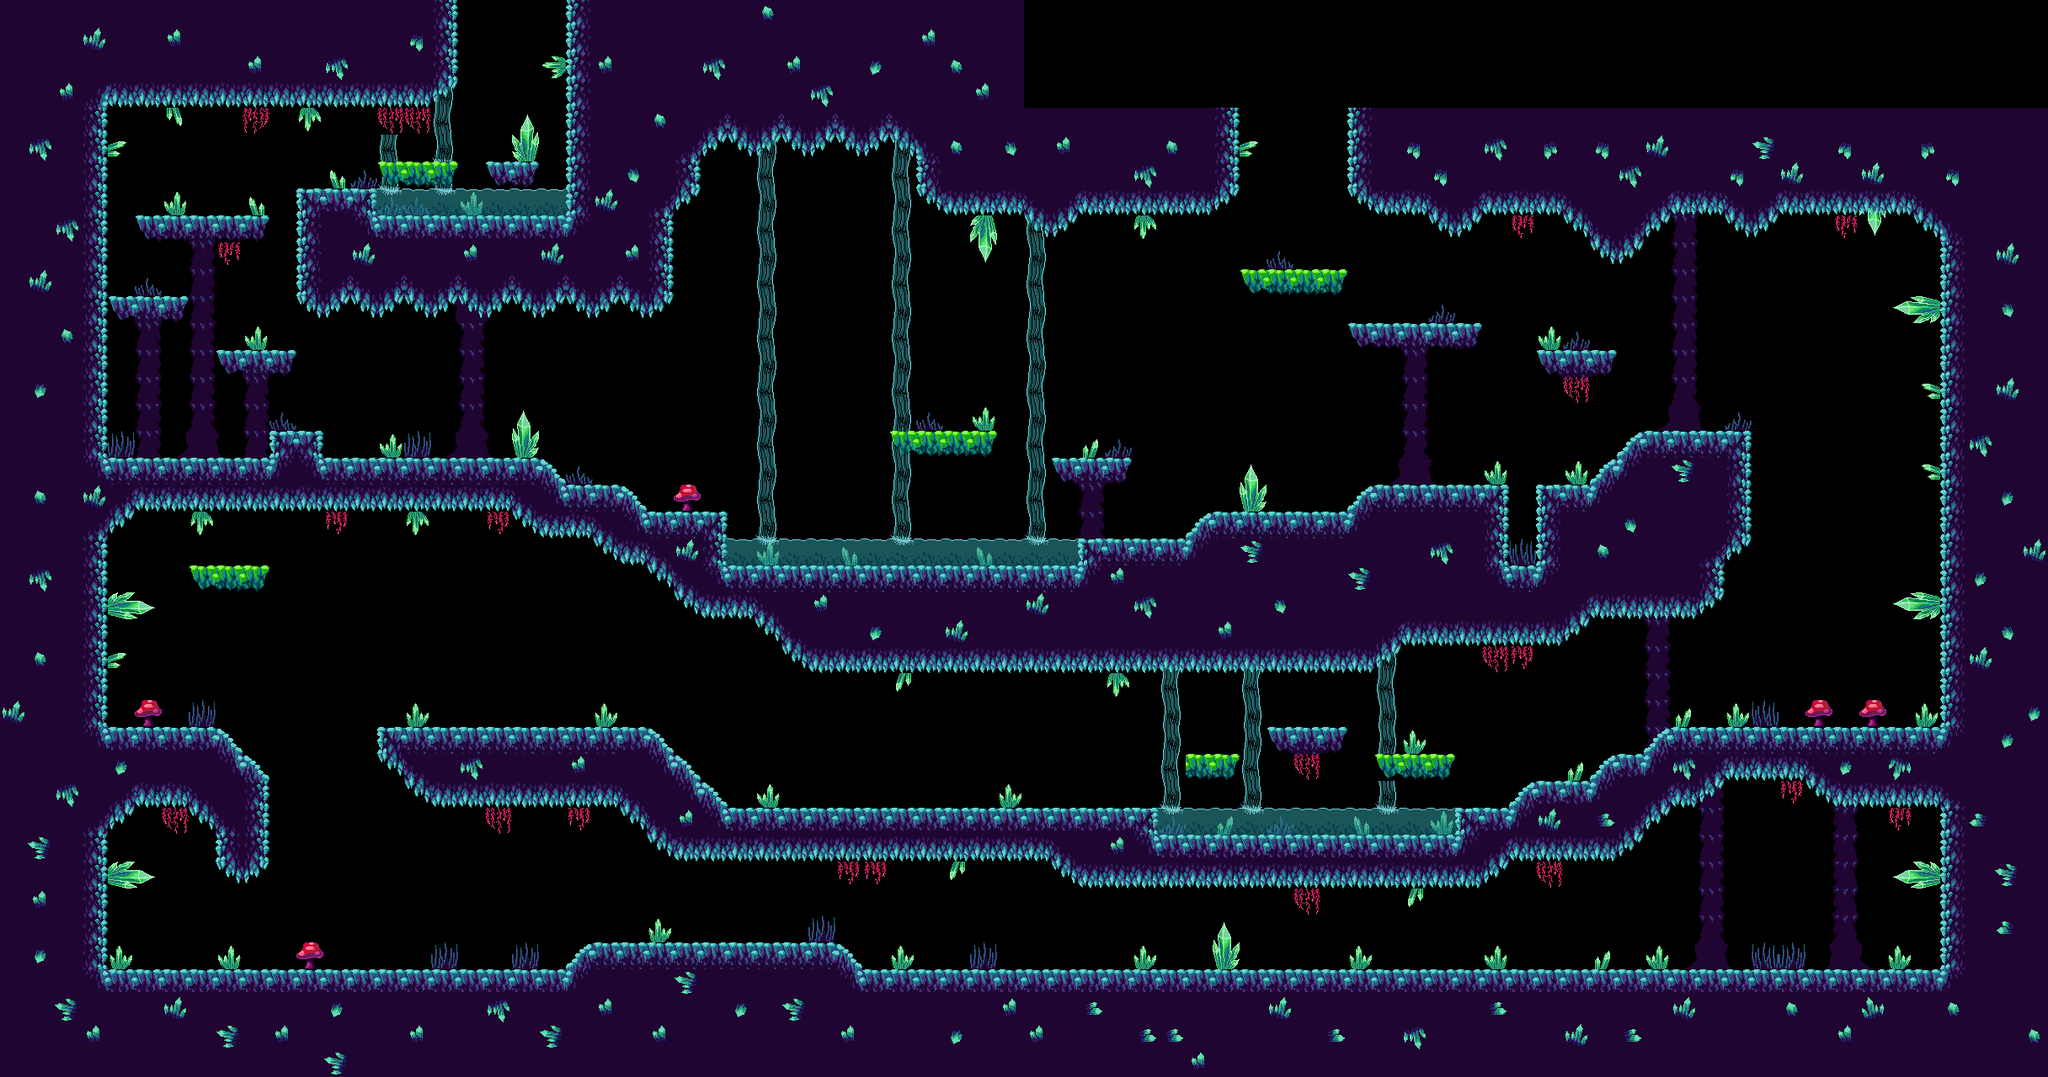

Tiled map render using the project's own tile images. Description and the map definition, with tile-layer contents summarised, below:
An orthogonal 76x40 tile map with 32x32 px tiles, 2 tile layers (scenery, platforms) and 38 objects (7x jumper, 6x shard, 5x patroller, green spawn, core spawn, ...).

<map version="1.8" tiledversion="1.8.5" orientation="orthogonal" renderorder="left-down" width="76" height="40" tilewidth="32" tileheight="32" infinite="0" nextlayerid="9" nextobjectid="44">
 <tileset firstgid="1" name="blue_tileset" tilewidth="32" tileheight="32" tilecount="49" columns="7">
  <image source="blue_tileset.png" width="224" height="224" />
  <tile id="0">
   <properties>
    <property name="collides" type="bool" value="true" />
   </properties>
  </tile>
  <tile id="1">
   <properties>
    <property name="collides" type="bool" value="true" />
   </properties>
  </tile>
  <tile id="2">
   <properties>
    <property name="collides" type="bool" value="true" />
   </properties>
  </tile>
  <tile id="3">
   <properties>
    <property name="collides" type="bool" value="true" />
   </properties>
  </tile>
  <tile id="4">
   <properties>
    <property name="collides" type="bool" value="true" />
   </properties>
  </tile>
  <tile id="5">
   <properties>
    <property name="collides" type="bool" value="true" />
   </properties>
  </tile>
  <tile id="6">
   <properties>
    <property name="collides" type="bool" value="false" />
   </properties>
  </tile>
  <tile id="7">
   <properties>
    <property name="collides" type="bool" value="true" />
   </properties>
  </tile>
  <tile id="8">
   <properties>
    <property name="collides" type="bool" value="true" />
   </properties>
  </tile>
  <tile id="9">
   <properties>
    <property name="collides" type="bool" value="true" />
   </properties>
  </tile>
  <tile id="10">
   <properties>
    <property name="collides" type="bool" value="true" />
   </properties>
  </tile>
  <tile id="11">
   <properties>
    <property name="collides" type="bool" value="true" />
   </properties>
  </tile>
  <tile id="12">
   <properties>
    <property name="collides" type="bool" value="true" />
   </properties>
  </tile>
  <tile id="13">
   <properties>
    <property name="collides" type="bool" value="false" />
   </properties>
  </tile>
  <tile id="14">
   <properties>
    <property name="collides" type="bool" value="true" />
   </properties>
  </tile>
  <tile id="15">
   <properties>
    <property name="collides" type="bool" value="true" />
   </properties>
  </tile>
  <tile id="16">
   <properties>
    <property name="collides" type="bool" value="true" />
   </properties>
  </tile>
  <tile id="17">
   <properties>
    <property name="collides" type="bool" value="true" />
   </properties>
  </tile>
  <tile id="18">
   <properties>
    <property name="collides" type="bool" value="true" />
   </properties>
  </tile>
  <tile id="19">
   <properties>
    <property name="collides" type="bool" value="true" />
   </properties>
  </tile>
  <tile id="20">
   <properties>
    <property name="collides" type="bool" value="false" />
   </properties>
  </tile>
  <tile id="21">
   <properties>
    <property name="collides" type="bool" value="true" />
   </properties>
  </tile>
  <tile id="22">
   <properties>
    <property name="collides" type="bool" value="true" />
   </properties>
  </tile>
  <tile id="23">
   <properties>
    <property name="collides" type="bool" value="true" />
   </properties>
  </tile>
  <tile id="24">
   <properties>
    <property name="collides" type="bool" value="true" />
   </properties>
  </tile>
  <tile id="25">
   <properties>
    <property name="collides" type="bool" value="true" />
   </properties>
  </tile>
  <tile id="26">
   <properties>
    <property name="collides" type="bool" value="true" />
   </properties>
  </tile>
  <tile id="27">
   <properties>
    <property name="collides" type="bool" value="false" />
   </properties>
  </tile>
  <tile id="28">
   <properties>
    <property name="collides" type="bool" value="true" />
   </properties>
  </tile>
  <tile id="29">
   <properties>
    <property name="collides" type="bool" value="true" />
   </properties>
  </tile>
  <tile id="30">
   <properties>
    <property name="collides" type="bool" value="true" />
   </properties>
  </tile>
  <tile id="31">
   <properties>
    <property name="collides" type="bool" value="true" />
   </properties>
  </tile>
  <tile id="32">
   <properties>
    <property name="collides" type="bool" value="true" />
   </properties>
  </tile>
  <tile id="33">
   <properties>
    <property name="collides" type="bool" value="false" />
   </properties>
  </tile>
  <tile id="34">
   <properties>
    <property name="collides" type="bool" value="false" />
   </properties>
  </tile>
  <tile id="35">
   <properties>
    <property name="collides" type="bool" value="true" />
   </properties>
  </tile>
  <tile id="36">
   <properties>
    <property name="collides" type="bool" value="true" />
   </properties>
  </tile>
  <tile id="37">
   <properties>
    <property name="collides" type="bool" value="true" />
   </properties>
  </tile>
  <tile id="38">
   <properties>
    <property name="collides" type="bool" value="true" />
   </properties>
  </tile>
  <tile id="39">
   <properties>
    <property name="collides" type="bool" value="true" />
   </properties>
  </tile>
  <tile id="40">
   <properties>
    <property name="collides" type="bool" value="true" />
   </properties>
  </tile>
  <tile id="41">
   <properties>
    <property name="collides" type="bool" value="false" />
   </properties>
  </tile>
  <tile id="42">
   <properties>
    <property name="collides" type="bool" value="false" />
   </properties>
  </tile>
  <tile id="43">
   <properties>
    <property name="collides" type="bool" value="false" />
   </properties>
  </tile>
  <tile id="44">
   <properties>
    <property name="collides" type="bool" value="false" />
   </properties>
  </tile>
  <tile id="45">
   <properties>
    <property name="collides" type="bool" value="false" />
   </properties>
  </tile>
  <tile id="46">
   <properties>
    <property name="collides" type="bool" value="false" />
   </properties>
  </tile>
  <tile id="47">
   <properties>
    <property name="collides" type="bool" value="false" />
   </properties>
  </tile>
  <tile id="48">
   <properties>
    <property name="collides" type="bool" value="false" />
   </properties>
  </tile>
 </tileset>
 <layer id="8" name="scenery" width="76" height="40">
  <data>[3040 cells, 307 non-empty, 19 distinct tile ids]</data>
 </layer>
 <layer id="1" name="platforms" width="76" height="40">
  <data>[3040 cells, 1462 non-empty, 32 distinct tile ids]</data>
 </layer>
 <objectgroup id="2" name="spawn">
  <object id="1" name="green spawn" x="1552" y="319">
   <point />
  </object>
  <object id="2" name="core spawn" x="592" y="191">
   <point />
  </object>
 </objectgroup>
 <objectgroup id="5" name="crystal">
  <object id="9" name="crystal" x="2109.01" y="987.599">
   <polygon points="0,0 32,31 1,96 -32,31" />
  </object>
 </objectgroup>
 <objectgroup id="3" name="boundary">
  <object id="4" name="green boundary" x="1473" y="129" width="126" height="93" />
  <object id="5" name="core boundary" x="544" y="0" width="127" height="95" />
 </objectgroup>
 <objectgroup id="7" name="enemy">
  <object id="17" name="jumper" x="432.03" y="1134.98">
   <ellipse />
  </object>
  <object id="18" name="patroller" x="239.333" y="1133.33">
   <ellipse />
  </object>
  <object id="29" name="shard" x="1297" y="625" />
  <object id="30" name="shard" x="1644" y="365.333" />
  <object id="31" name="shard" x="2194.33" y="848.333" />
  <object id="32" name="shard" x="177.333" y="1103" />
  <object id="33" name="shard" x="275.667" y="653.667" />
  <object id="34" name="jumper" x="1777" y="942.333">
   <ellipse />
  </object>
  <object id="35" name="jumper" x="1808.33" y="654">
   <ellipse />
  </object>
  </objectgroup>
 <objectgroup id="6" name="shard">
  <!-- 16 objects omitted --></objectgroup>
 <objectgroup id="4" name="DELETE AFTER" visible="0">
  <!-- 15 objects omitted --></objectgroup>
</map>
<!-- 24 of 38 objects omitted -->